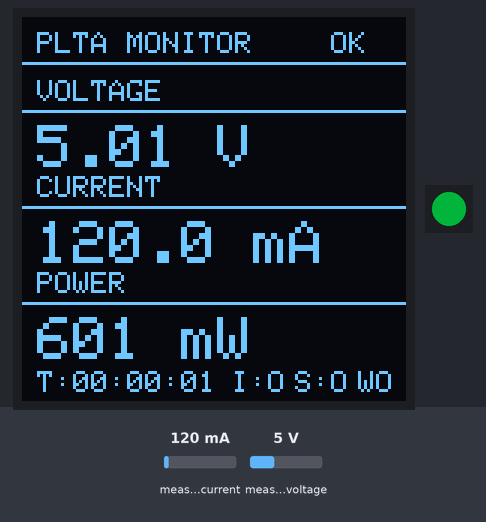
The sketch below on a simulated ESP32-S3. Parts: 128×128 one-colour display, 1 RGB LEDs in strip order, left to right. Inputs (shaded band) come from the test bench; at power-on: measured current 120 mA, measured voltage 5 V. Dim RGB values are drawn brighter than linear; WiFi joins after 1.5 s; servers stay silent unless stated; what the sketch prints to the serial monitor is not drawn.

Above: at 2.2 s.
2.3 s: measured current set to 40 mA
At 3.7 s:
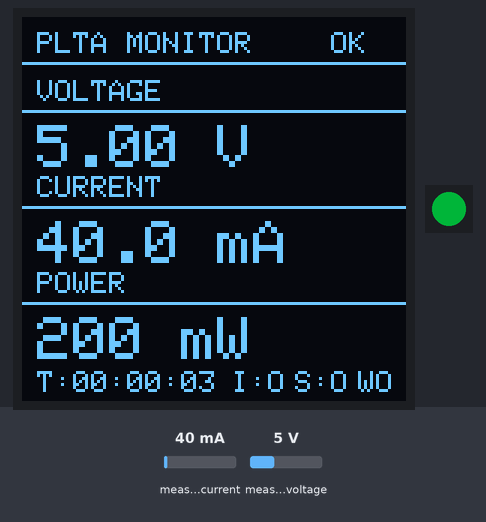
4.7 s: measured voltage set to 0.3 V
At 6.0 s:
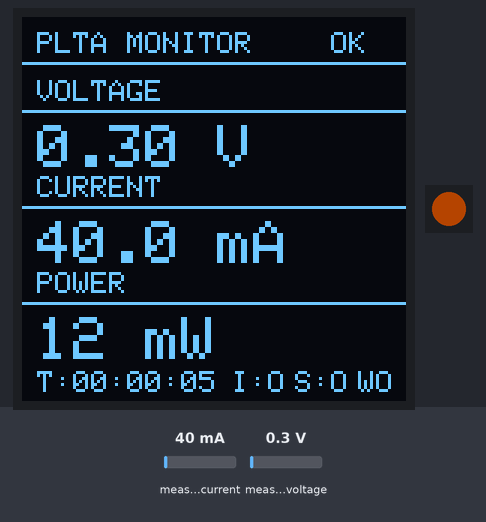
6.5 s: measured current set to 500 mA
At 7.9 s:
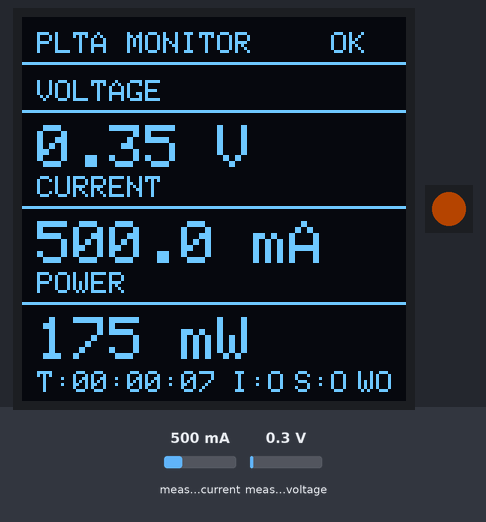
8.7 s: measured voltage set to 3.8 V
At 10.0 s:
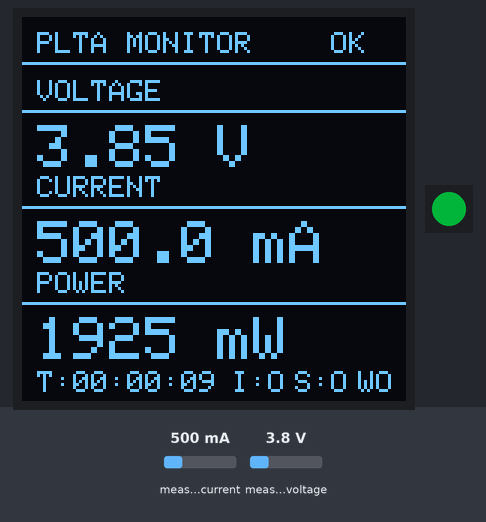
Timing chart, 0 to 11.5 s (numbered marks = the images above; inputs shaded):
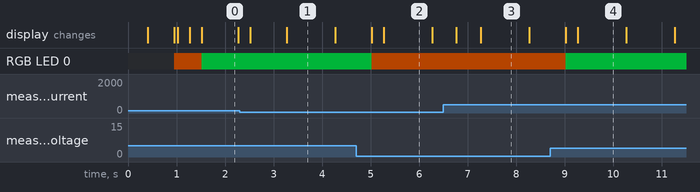

Measured:
- what the display in image 4 shows lasts 1.0 s, from 9.3 s to 10.3 s

The sketch:

PLTA_Monitor.ino
```cpp
#include <Arduino.h>
#include <esp_system.h>
#include <Wire.h>
#include <Adafruit_GFX.h>
#include <Adafruit_SH110X.h>
#include <Adafruit_INA219.h>
#include <WiFi.h>
#include <ESPmDNS.h>
#include <ESPAsyncWebServer.h>
#include <FFat.h>
#include <ArduinoJson.h>
#include <Adafruit_NeoPixel.h>
#include "web_assets_gz.h"
#include "oled_display.h"

#define OLED_I2C_SDA_PIN 8
#define OLED_I2C_SCL_PIN 9
#define INA219_I2C_SDA_PIN OLED_I2C_SDA_PIN
#define INA219_I2C_SCL_PIN OLED_I2C_SCL_PIN

#define OLED_WIDTH 128
#define OLED_HEIGHT 128
#define OLED_RESET -1
#define OLED_DEFAULT_ADDRESS 0x3C

#define INA219_DEFAULT_ADDRESS 0x40

#define WIFI_AP_SSID "PLTA-Monitor"
#define WIFI_AP_PASSWORD "ChangeThisPassword"
#define WIFI_AP_CHANNEL 1
#define WIFI_AP_MAX_CONNECTIONS 4
#define MDNS_HOSTNAME "plta-monitor"
#define RGB_LED_PIN 48
#define RGB_LED_COUNT 1
#define ALARM_LOW_VOLTAGE_V 1.5f
#define ALARM_HIGH_CURRENT_MA 1000.0f
#define ALARM_LOW_POWER_MW 50.0f

static const uint32_t I2C_CLOCK_HZ = 100000;
static const uint32_t SENSOR_INTERVAL_MS = 100;
static const uint32_t OLED_INTERVAL_MS = 250;
static const uint32_t SERIAL_INTERVAL_MS = 2000;
static const uint32_t WIFI_RECONNECT_INTERVAL_MS = 5000;
static const uint32_t RGB_UPDATE_INTERVAL_MS = 500;
static const float CURRENT_ZERO_THRESHOLD_MA = 1.0f;
static const float VOLTAGE_ZERO_THRESHOLD_V = 0.05f;
static const float SHUNT_ZERO_THRESHOLD_MV = 0.10f;

Adafruit_SH1107 display(OLED_WIDTH, OLED_HEIGHT, &Wire, OLED_RESET);
Adafruit_INA219 ina219(INA219_DEFAULT_ADDRESS);

uint8_t oledAddress = 0;
bool oledOk = false;
bool ina219Ok = false;
bool sensorOk = false;

float generatorVoltage_V = 0.0f;
float current_mA = 0.0f;
float shuntVoltage_mV = 0.0f;
float busVoltage_V = 0.0f;
float generatorPower_mW = 0.0f;
float currentZeroOffset_mA = 0.0f;
float busVoltageZeroOffset_V = 0.0f;
float generatorVoltageZeroOffset_V = 0.0f;

uint32_t lastSensorReadMs = 0;
uint32_t lastOledUpdateMs = 0;
uint32_t lastSerialReportMs = 0;
uint32_t lastWifiReconnectMs = 0;
uint32_t lastRgbUpdateMs = 0;
bool mdnsStarted = false;
bool restartPending = false;
uint32_t restartAtMs = 0;
Adafruit_NeoPixel rgbLed(RGB_LED_COUNT, RGB_LED_PIN, NEO_GRB + NEO_KHZ800);

AsyncWebServer server(80);

struct MeasurementSnapshot {
  float voltageV;
  float currentMA;
  float powerMW;
  float busVoltageV;
  float shuntVoltageMV;
  bool sensorOk;
};

MeasurementSnapshot measurementSnapshot = {
  0.0f, 0.0f, 0.0f, 0.0f, 0.0f, false
};

portMUX_TYPE measurementMux = portMUX_INITIALIZER_UNLOCKED;

void updateMeasurementSnapshot() {
  portENTER_CRITICAL(&measurementMux);
  measurementSnapshot.voltageV = generatorVoltage_V;
  measurementSnapshot.currentMA = current_mA;
  measurementSnapshot.powerMW = generatorPower_mW;
  measurementSnapshot.busVoltageV = busVoltage_V;
  measurementSnapshot.shuntVoltageMV = shuntVoltage_mV;
  measurementSnapshot.sensorOk = sensorOk;
  portEXIT_CRITICAL(&measurementMux);
}

void scanI2cBus() {
  Serial.println("OLED I2C scan:");
  uint8_t count = 0;

  for (uint8_t address = 1; address < 127; address++) {
    Wire.beginTransmission(address);
    if (Wire.endTransmission() == 0) {
      Serial.printf("  0x%02X", address);

      if (address == OLED_DEFAULT_ADDRESS || address == 0x3D) {
        Serial.print(" OLED");
      }
      if (address == INA219_DEFAULT_ADDRESS) {
        Serial.print(" INA219");
      }

      Serial.println();
      count++;

      if (address == OLED_DEFAULT_ADDRESS || address == 0x3D) {
        if (oledAddress == 0) {
          oledAddress = address;
        }
      }
    }
  }

  if (count == 0) {
    Serial.println("  No I2C devices found.");
  }
  Serial.printf("I2C devices found: %u\n", count);
}

bool ina219AddressFound() {
  Wire.beginTransmission(INA219_DEFAULT_ADDRESS);
  return Wire.endTransmission() == 0;
}

void calibrateZeroOffsets() {
  if (!ina219Ok) {
    currentZeroOffset_mA = 0.0f;
    busVoltageZeroOffset_V = 0.0f;
    generatorVoltageZeroOffset_V = 0.0f;
    return;
  }

  constexpr uint8_t SAMPLE_COUNT = 20;
  float currentOffsetSum = 0.0f;
  float busOffsetSum = 0.0f;
  float generatorOffsetSum = 0.0f;
  uint8_t validSamples = 0;

  for (uint8_t i = 0; i < SAMPLE_COUNT; i++) {
    const float rawCurrentMA = ina219.getCurrent_mA();
    const float rawBusV = ina219.getBusVoltage_V();
    const float rawShuntMV = ina219.getShuntVoltage_mV();
    const float rawGeneratorV = rawBusV + (rawShuntMV / 1000.0f);

    if (!isnan(rawCurrentMA) && !isinf(rawCurrentMA) &&
        rawCurrentMA > -100.0f && rawCurrentMA < 100.0f &&
        !isnan(rawBusV) && !isinf(rawBusV) && rawBusV >= 0.0f &&
        rawBusV <= 26.0f &&
        !isnan(rawShuntMV) && !isinf(rawShuntMV)) {
      currentOffsetSum += rawCurrentMA;
      busOffsetSum += rawBusV;
      generatorOffsetSum += rawGeneratorV;
      validSamples++;
    }
    delay(20);
  }

  if (validSamples > 0) {
    currentZeroOffset_mA = currentOffsetSum / validSamples;
    busVoltageZeroOffset_V = busOffsetSum / validSamples;
    generatorVoltageZeroOffset_V = generatorOffsetSum / validSamples;
  } else {
    currentZeroOffset_mA = 0.0f;
    busVoltageZeroOffset_V = 0.0f;
    generatorVoltageZeroOffset_V = 0.0f;
  }

  Serial.printf(
    "Zero calibration: bus %.3f V | generator %.3f V | current %.3f mA (%u samples)\n",
    busVoltageZeroOffset_V,
    generatorVoltageZeroOffset_V,
    currentZeroOffset_mA,
    validSamples
  );
}

bool measurementsAreValid(float busV, float shuntMV, float currentMA) {
  if (isnan(busV) || isnan(shuntMV) || isnan(currentMA)) {
    return false;
  }
  if (isinf(busV) || isinf(shuntMV) || isinf(currentMA)) {
    return false;
  }
  if (busV < 0.0f || busV > 26.0f) {
    return false;
  }

  const float shuntVoltageEstimate = busV + (shuntMV / 1000.0f);
  if (shuntVoltageEstimate < 0.0f || shuntVoltageEstimate > 26.5f) {
    return false;
  }
  if (currentMA < -10000.0f || currentMA > 10000.0f) {
    return false;
  }

  return true;
}

void readMeasurements() {
  if (!ina219Ok) {
    sensorOk = false;
    updateMeasurementSnapshot();
    return;
  }

  const float newBusV = ina219.getBusVoltage_V();
  const float newShuntMV = ina219.getShuntVoltage_mV();
  const float newCurrentMA = ina219.getCurrent_mA();

  if (!measurementsAreValid(newBusV, newShuntMV, newCurrentMA)) {
    sensorOk = false;
    Serial.println("INA219: invalid or implausible reading");
    updateMeasurementSnapshot();
    return;
  }

  const float calibratedBusV = newBusV - busVoltageZeroOffset_V;
  if (fabs(calibratedBusV) < VOLTAGE_ZERO_THRESHOLD_V) {
    busVoltage_V = 0.0f;
  } else {
    busVoltage_V = calibratedBusV;
  }

  if (fabs(newShuntMV) < SHUNT_ZERO_THRESHOLD_MV) {
    shuntVoltage_mV = 0.0f;
  } else {
    shuntVoltage_mV = newShuntMV;
  }

  const float calibratedCurrentMA = newCurrentMA - currentZeroOffset_mA;

  if (fabs(calibratedCurrentMA) < CURRENT_ZERO_THRESHOLD_MA) {
    current_mA = 0.0f;
  } else {
    current_mA = calibratedCurrentMA;
  }
  const float rawGeneratorV = newBusV + (newShuntMV / 1000.0f);
  const float calibratedGeneratorV =
    rawGeneratorV - generatorVoltageZeroOffset_V;
  if (fabs(calibratedGeneratorV) < VOLTAGE_ZERO_THRESHOLD_V) {
    generatorVoltage_V = 0.0f;
  } else {
    generatorVoltage_V = calibratedGeneratorV;
  }
  generatorPower_mW = generatorVoltage_V * current_mA;
  sensorOk = true;
  updateMeasurementSnapshot();
}

void setupFFat() {
  Serial.println(
    "FFat: not mounted (dashboard uses embedded gzip assets)"
  );
}

void setRgbAlarm(const char *state) {
  if (strcmp(state, "sensor") == 0) {
    rgbLed.setPixelColor(0, rgbLed.Color(255, 0, 0));
  } else if (strcmp(state, "warning") == 0) {
    rgbLed.setPixelColor(0, rgbLed.Color(255, 96, 0));
  } else if (strcmp(state, "connected") == 0) {
    rgbLed.setPixelColor(0, rgbLed.Color(0, 255, 80));
  } else {
    rgbLed.setPixelColor(0, 0, 0, 0);
  }
  rgbLed.show();
}

void updateRgbAlarm() {
  if (!sensorOk || !ina219Ok) {
    setRgbAlarm("sensor");
  } else if (
    generatorVoltage_V < ALARM_LOW_VOLTAGE_V ||
    current_mA > ALARM_HIGH_CURRENT_MA ||
    generatorPower_mW < ALARM_LOW_POWER_MW
  ) {
    setRgbAlarm("warning");
  } else {
    setRgbAlarm("connected");
  }
}

void sendGzipAsset(
  AsyncWebServerRequest *request,
  const uint8_t *asset,
  unsigned int length,
  const char *contentType,
  const char *cacheControl
) {
  AsyncWebServerResponse *response =
    request->beginResponse_P(200, contentType, asset, length);
  response->addHeader("Content-Encoding", "gzip");
  response->addHeader("Cache-Control", cacheControl);
  response->addHeader("X-Content-Type-Options", "nosniff");
  request->send(response);
}

void setupWebServer() {
  server.on("/", HTTP_GET, [](AsyncWebServerRequest *request) {
    sendGzipAsset(
      request,
      index_html_gz,
      index_html_gz_len,
      "text/html",
      "max-age=60"
    );
  });

  server.on("/style.css", HTTP_GET, [](AsyncWebServerRequest *request) {
    sendGzipAsset(
      request,
      style_css_gz,
      style_css_gz_len,
      "text/css",
      "max-age=604800, public"
    );
  });

  server.on("/app.js", HTTP_GET, [](AsyncWebServerRequest *request) {
    sendGzipAsset(
      request,
      app_js_gz,
      app_js_gz_len,
      "application/javascript",
      "max-age=604800, public"
    );
  });

  server.on("/api/data", HTTP_GET, [](AsyncWebServerRequest *request) {
    MeasurementSnapshot snapshot;
    portENTER_CRITICAL(&measurementMux);
    snapshot = measurementSnapshot;
    portEXIT_CRITICAL(&measurementMux);

    StaticJsonDocument<256> json;
    json["voltage_v"] = snapshot.voltageV;
    json["current_ma"] = snapshot.currentMA;
    json["power_mw"] = snapshot.powerMW;
    json["bus_voltage_v"] = snapshot.busVoltageV;
    json["shunt_voltage_mv"] = snapshot.shuntVoltageMV;
    json["sensor_ok"] = snapshot.sensorOk;
    json["wifi_connected"] = WiFi.getMode() == WIFI_AP || WiFi.getMode() == WIFI_AP_STA;
    json["uptime_ms"] = millis();
    json["free_heap_bytes"] = ESP.getFreeHeap();
    json["wifi_clients"] = WiFi.softAPgetStationNum();
    json["rgb_led_pin"] = RGB_LED_PIN;
    json["firmware_version"] = "2.0.0";

    AsyncResponseStream *response =
      request->beginResponseStream("application/json");
    response->addHeader("Cache-Control", "no-store");
    response->addHeader("X-Content-Type-Options", "nosniff");
    serializeJson(json, *response);
    request->send(response);
  });

  server.on("/api/status", HTTP_GET, [](AsyncWebServerRequest *request) {
    MeasurementSnapshot snapshot;
    portENTER_CRITICAL(&measurementMux);
    snapshot = measurementSnapshot;
    portEXIT_CRITICAL(&measurementMux);

    StaticJsonDocument<512> json;
    json["sensor_ok"] = snapshot.sensorOk;
    json["ina219_ok"] = ina219Ok;
    json["oled_ok"] = oledOk;
    json["wifi_connected"] =
      WiFi.getMode() == WIFI_AP || WiFi.getMode() == WIFI_AP_STA;
    json["wifi_ssid"] = WiFi.softAPSSID();
    json["ip_address"] = WiFi.softAPIP().toString();
    json["zero_voltage_v"] =
      generatorVoltageZeroOffset_V;
    json["zero_bus_voltage_v"] =
      busVoltageZeroOffset_V;
    json["zero_current_ma"] =
      currentZeroOffset_mA;
    json["uptime_ms"] = millis();
    json["free_heap_bytes"] = ESP.getFreeHeap();
    json["wifi_clients"] = WiFi.softAPgetStationNum();
    json["rgb_led_pin"] = RGB_LED_PIN;
    json["alarm_low_voltage_v"] = ALARM_LOW_VOLTAGE_V;
    json["alarm_high_current_ma"] = ALARM_HIGH_CURRENT_MA;
    json["alarm_low_power_mw"] = ALARM_LOW_POWER_MW;
    json["firmware_version"] = "2.0.0";

    AsyncResponseStream *response =
      request->beginResponseStream("application/json");
    response->addHeader("Cache-Control", "no-store");
    response->addHeader("X-Content-Type-Options", "nosniff");
    serializeJson(json, *response);
    request->send(response);
  });

  server.on("/api/calibrate", HTTP_POST, [](AsyncWebServerRequest *request) {
    if (!ina219Ok) {
      request->send(503, "application/json",
                    "{\"calibrated\":false,\"error\":\"INA219 unavailable\"}");
      return;
    }

    calibrateZeroOffsets();
    request->send(200, "application/json",
                  "{\"calibrated\":true}");
  });

  server.on("/api/restart", HTTP_POST, [](AsyncWebServerRequest *request) {
    Serial.println("Restart requested from Web dashboard");
    restartPending = true;
    restartAtMs = millis() + 500;
    AsyncResponseStream *response =
      request->beginResponseStream("application/json");
    response->addHeader("Cache-Control", "no-store");
    StaticJsonDocument<64> json;
    json["restart_scheduled"] = true;
    serializeJson(json, *response);
    request->send(response);
  });

  server.onNotFound([](AsyncWebServerRequest *request) {
    request->send(404, "text/plain", "Not found");
  });

  server.begin();
  Serial.println("Async web server: started on port 80");
}

void drawStartupScreen(const char *statusLine) {
  if (!oledOk) {
    return;
  }
  PltaOled::drawStartup(display, statusLine);
}

void drawOledStatus() {
  if (!oledOk) {
    return;
  }
  PltaOled::drawLive(
    display,
    generatorVoltage_V,
    current_mA,
    generatorPower_mW,
    sensorOk,
    ina219Ok,
    oledOk,
    WiFi.getMode() == WIFI_AP || WiFi.getMode() == WIFI_AP_STA,
    millis()
  );
}

void setup() {
  Serial.begin(115200);
  delay(300);

  Serial.println();
  Serial.println("PLTA DB-268 monitoring firmware");
  Serial.println("MONITORING ONLY - no generator control outputs");
  Serial.printf(
    "OLED I2C: SDA GPIO%d, SCL GPIO%d\n",
    OLED_I2C_SDA_PIN,
    OLED_I2C_SCL_PIN
  );
  Serial.printf(
    "INA219 I2C: SDA GPIO%d, SCL GPIO%d (shared)\n",
    INA219_I2C_SDA_PIN,
    INA219_I2C_SCL_PIN
  );

  Wire.begin(OLED_I2C_SDA_PIN, OLED_I2C_SCL_PIN);
  Wire.setClock(I2C_CLOCK_HZ);

  scanI2cBus();

  if (oledAddress != 0) {
    Serial.printf("Initializing OLED at 0x%02X\n", oledAddress);
    oledOk = display.begin(oledAddress, true);
  } else {
    Serial.println("OLED: not detected");
  }

  if (!oledOk) {
    Serial.println("OLED: initialization failed");
  } else {
    Serial.println("OLED: OK");
    drawStartupScreen("Initializing INA219...");
  }

  if (!ina219AddressFound()) {
    Serial.printf("INA219: not detected at 0x%02X\n", INA219_DEFAULT_ADDRESS);
  } else {
    ina219Ok = ina219.begin(&Wire);
    if (!ina219Ok) {
      Serial.println("INA219: detected but initialization failed");
    } else {
      ina219.setCalibration_32V_1A();
      Serial.printf(
        "INA219: OK at 0x%02X (32 V / 1 A calibration)\n",
        INA219_DEFAULT_ADDRESS
      );
      calibrateZeroOffsets();

      if (oledOk) {
        drawStartupScreen("INA219 OK");
      }
    }
  }

  if (!ina219Ok && oledOk) {
    drawStartupScreen("SENSOR ERROR");
  }

  setupFFat();

  rgbLed.begin();
  rgbLed.setBrightness(64);
  rgbLed.clear();
  rgbLed.show();
  setRgbAlarm("warning");

  WiFi.mode(WIFI_AP);
  WiFi.softAP(
    WIFI_AP_SSID,
    WIFI_AP_PASSWORD,
    WIFI_AP_CHANNEL,
    false,
    WIFI_AP_MAX_CONNECTIONS
  );
  Serial.printf("Wi-Fi AP: %s\n", WIFI_AP_SSID);
  Serial.printf("Wi-Fi AP IP: %s\n", WiFi.softAPIP().toString().c_str());
  Serial.printf("Wi-Fi password: %s\n", WIFI_AP_PASSWORD);

  if (MDNS.begin(MDNS_HOSTNAME)) {
    MDNS.addService("http", "tcp", 80);
    Serial.printf("mDNS: http://%s.local/\n", MDNS_HOSTNAME);
    mdnsStarted = true;
  } else {
    Serial.println("mDNS: failed to start");
  }

  setupWebServer();

  lastSensorReadMs = millis();
  lastOledUpdateMs = millis();
  lastSerialReportMs = millis();
  lastWifiReconnectMs = millis();
  lastRgbUpdateMs = millis();
  readMeasurements();
  drawOledStatus();
}

void loop() {
  const uint32_t now = millis();

  if ((uint32_t)(now - lastSensorReadMs) >= SENSOR_INTERVAL_MS) {
    lastSensorReadMs = now;
    readMeasurements();
  }

  if ((uint32_t)(now - lastOledUpdateMs) >= OLED_INTERVAL_MS) {
    lastOledUpdateMs = now;
    drawOledStatus();
  }

  if ((uint32_t)(now - lastRgbUpdateMs) >= RGB_UPDATE_INTERVAL_MS) {
    lastRgbUpdateMs = now;
    updateRgbAlarm();
  }

  if (restartPending &&
      (int32_t)(now - restartAtMs) >= 0) {
    rgbLed.clear();
    rgbLed.show();
    ESP.restart();
  }

  if ((uint32_t)(now - lastWifiReconnectMs) >= WIFI_RECONNECT_INTERVAL_MS) {
    lastWifiReconnectMs = now;

    if (!mdnsStarted) {
      if (MDNS.begin(MDNS_HOSTNAME)) {
        MDNS.addService("http", "tcp", 80);
        mdnsStarted = true;
        Serial.printf(
          "mDNS: http://%s.local/ at %s\n",
          MDNS_HOSTNAME,
          WiFi.softAPIP().toString().c_str()
        );
      }
    }
  }

  if ((uint32_t)(now - lastSerialReportMs) >= SERIAL_INTERVAL_MS) {
    lastSerialReportMs = now;

    if (!ina219Ok) {
      Serial.println("INA219: unavailable");
    } else if (!sensorOk) {
      Serial.println("INA219: invalid measurement");
    } else {
      Serial.printf(
        "Generator: %.3f V | %.3f mA | %.3f mW | bus %.3f V | shunt %.3f mV\n",
        generatorVoltage_V,
        current_mA,
        generatorPower_mW,
        busVoltage_V,
        shuntVoltage_mV
      );
    }
  }
}
```

Source omitted: oled_display.h (3528 bytes), eb_assets_gz.h (data table, 40938 bytes)
